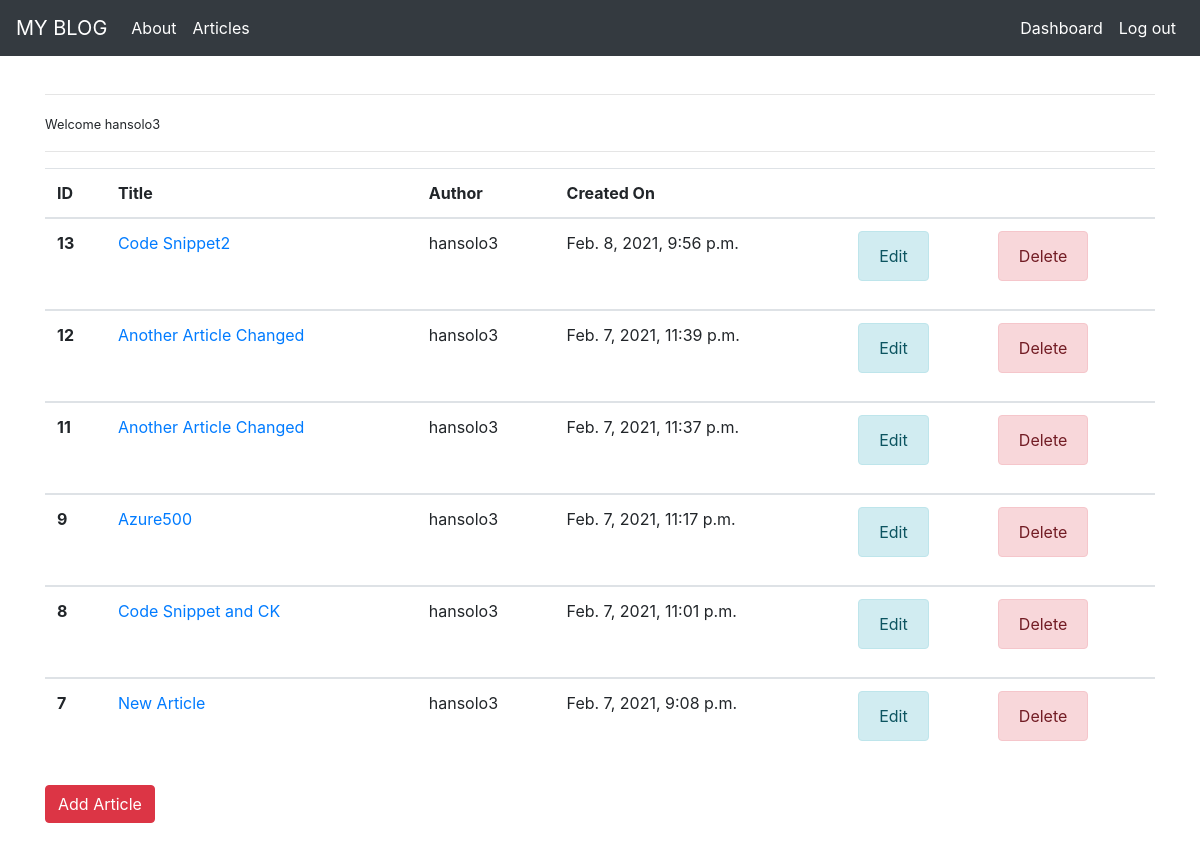
The app's page /articles/dashboard/ (signed in) with its own data.
### article/models.py (models this page shows, shortened)
class Article(models.Model):
    author = models.ForeignKey("auth.User",on_delete=models.CASCADE) # usingon-delete parameter makes auto-deletion of articles that user created when user is deleted
    title = models.CharField(max_length = 50)
    content = RichTextField(verbose_name= "Article Content") # If we use verbose_name parameter, in admin panel, we see the title as given text
    created_date = models.DateTimeField(auto_now_add=True,verbose_name="Creation Date")
    article_image = models.FileField(blank = True, null = True, verbose_name="Add an image")
    class Meta:
        ordering = ['-created_date']

### article/views.py (the view)
# urls.py: path('dashboard/',views.dashboard,name="dashboard"),
@login_required(login_url = "user:login")
def dashboard(request):
    articles = Article.objects.filter(author=request.user)
    context = {
        "articles":articles
    }
    return render(request,"dashboard.html",context)

### templates/dashboard.html (shortened to what this page needs)
{% extends "layout.html" %}
{% block body %}
    <hr>
    <p>
        <small>Welcome {{request.user.username}}</small>
    </p>
    <hr>
    {% if articles %}
        <table class="table table-hover">
        <thead>
            <tr>
            <th scope="col">ID</th>
            <th scope="col">Title</th>
            <th scope="col">Author</th>
            <th scope="col">Created On</th>
            <th scope="col"></th>
            <th scope="col"></th>
            </tr>
        </thead>
            {% for article in articles  %}
                <tbody>
                    <tr>
                    <th scope="row">{{article.id}}</th>
                    <td><a href="{%url 'article:detail' article.id%}">{{article.title}}</a></td>
                    <td>{{article.author}}</td>
                    <td>{{article.created_date}}</td>
                    <td> <a href="{%url 'article:edit' article.id%}" type="button" class="alert alert-info">Edit</a></td>
                    <td> <a href="{%url 'article:delete' article.id%}" type="button" class="alert alert-danger">Delete</a></td>
                    </tr>
                </tbody>
            {% endfor %}
        </table>
        {% else %}
        <div class="alert alert-info">
            You have not contribited to article database yet.
        </div>
    {% endif %}
    <a class ="btn btn-danger" href="{%url 'article:addarticle'%}">Add Article</a>
{% endblock body %}

### records on screen
Article: id "13", title "Code Snippet2", author "hansolo3", created_date "Feb. 8, 2021, 9:56 p.m."
Article: id "12", title "Another Article Changed", author "hansolo3", created_date "Feb. 7, 2021, 11:39 p.m."
Article: id "11", title "Another Article Changed", author "hansolo3", created_date "Feb. 7, 2021, 11:37 p.m."
Article: id "9", title "Azure500", author "hansolo3", created_date "Feb. 7, 2021, 11:17 p.m."
Article: id "8", title "Code Snippet and CK", author "hansolo3", created_date "Feb. 7, 2021, 11:01 p.m."
Article: id "7", title "New Article", author "hansolo3", created_date "Feb. 7, 2021, 9:08 p.m."

### other values on screen
{{ request.user.username }} "hansolo3"
